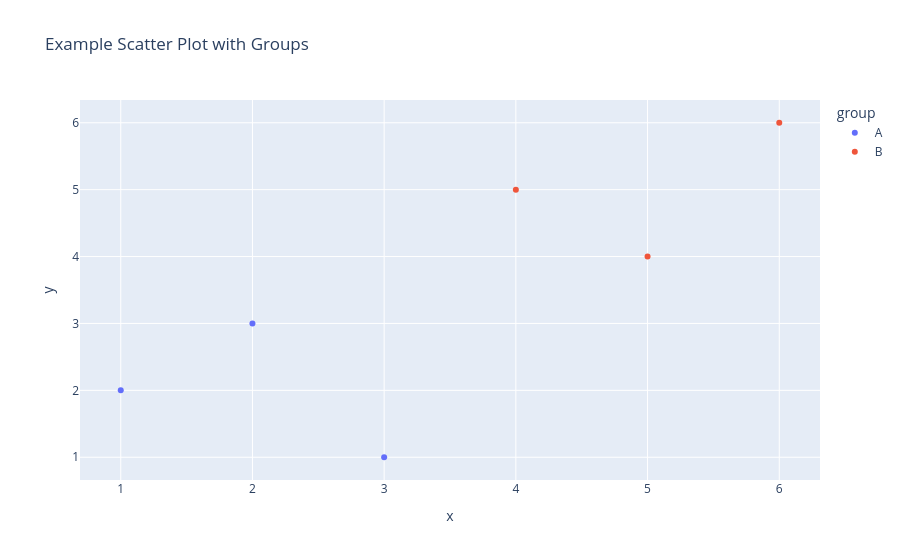

Notebook code cell kept with this figure:
### Markdown cell above
### Scatter plots for cluster visualization

### Code cell
# Example: scatter plot with color grouping
scatter_df = pd.DataFrame({
    "x": [1, 2, 3, 4, 5, 6],
    "y": [2, 3, 1, 5, 4, 6],
    "group": ["A", "A", "A", "B", "B", "B"]
})
fig = px.scatter(
    scatter_df,
    x="x",
    y="y",
    color="group",
    title="Example Scatter Plot with Groups"
)
fig.show()

### Figure 1 — Plotly figure (JSON) as saved in the notebook; plotly's stock layout.template omitted (floating-point values rounded to 4 significant figures)
{"data": [{"hovertemplate": "group=A<br>x=%{x}<br>y=%{y}<extra></extra>", "legendgroup": "A", "marker": {"color": "#636efa", "symbol": "circle"}, "mode": "markers", "name": "A", "orientation": "v", "showlegend": true, "type": "scatter", "x": [1, 2, 3], "xaxis": "x", "y": [2, 3, 1], "yaxis": "y"}, {"hovertemplate": "group=B<br>x=%{x}<br>y=%{y}<extra></extra>", "legendgroup": "B", "marker": {"color": "#EF553B", "symbol": "circle"}, "mode": "markers", "name": "B", "orientation": "v", "showlegend": true, "type": "scatter", "x": [4, 5, 6], "xaxis": "x", "y": [5, 4, 6], "yaxis": "y"}], "layout": {"legend": {"title": {"text": "group"}, "tracegroupgap": 0}, "title": {"text": "Example Scatter Plot with Groups"}, "xaxis": {"anchor": "y", "domain": [0, 1], "title": {"text": "x"}}, "yaxis": {"anchor": "x", "domain": [0, 1], "title": {"text": "y"}}}}
